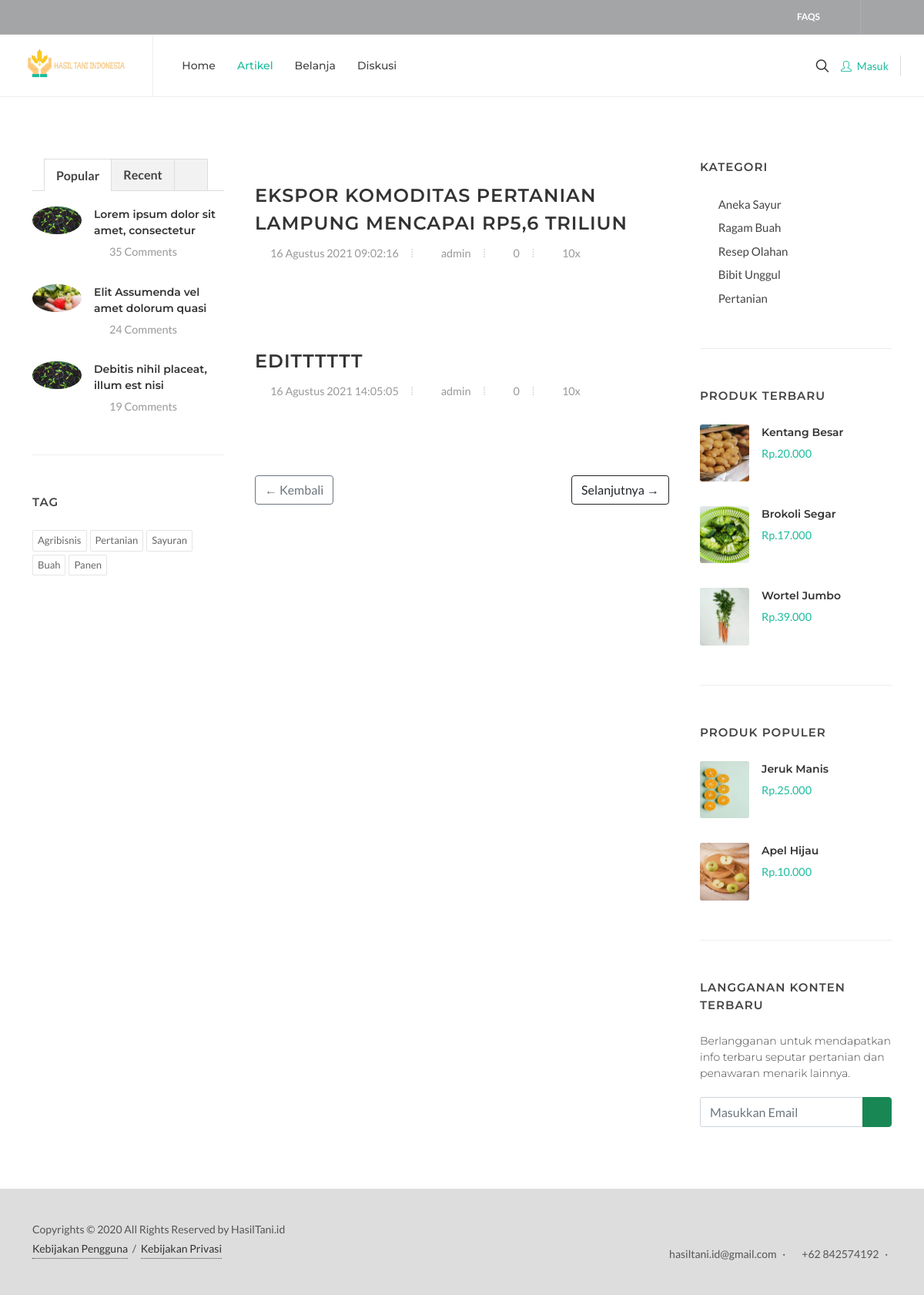
Page /index.php/artikel on the committed database.
### tables this page shows
CREATE TABLE `artikel` (
  `artikel_id` int(30) NOT NULL,
  `nama_kategori` varchar(100) NOT NULL,
  `user_id` int(11) NOT NULL,
  `judul` varchar(100) NOT NULL,
  `deskripsi` text NOT NULL,
  `tags` varchar(100) NOT NULL,
  `thumbnail_artikel` varchar(100) NOT NULL,
  `jumlah_dibaca` int(11) NOT NULL,
  `created_at` datetime NOT NULL DEFAULT current_timestamp(),
  `is_publish` tinyint(4) NOT NULL DEFAULT 1
);

### application/controllers/Artikel.php (called while the page is built, shortened)
<?php
class Artikel extends CI_Controller {
	public function __construct()
	{
		$this->load->model('M_artikel', 'artikel');
	}
	public function index() {
		$data['artikel'] = $this->artikel->list();
		$data['title'] = 'Artikel - HasilTani';
		$this->load->view('artikel/index', $data);
	}
}

### index.php (called while the page is built, shortened)
<?php
require_once BASEPATH.'core/CodeIgniter.php';

### application/models/M_artikel.php (called while the page is built, shortened)
<?php
class M_artikel extends CI_Model {
	public function __construct()
	{
		$this->table = 'artikel';
	}
	public function list() {
		return $this->db->get($this->table)->result_array();
	}
}

### application/helpers/app_helper.php (called while the page is built, shortened)
<?php
if (!function_exists('tanggal')) {
  function tanggal($data)
  {
    if ($data != "") {
      $origin = explode('-', $data);
      $year    = $origin[0];
      $month    = bulan($origin[1]);
      $originday    = explode(' ', $origin[2]);
      $day    = $originday[0];
      $time    = $originday[1];
      $newdatetime = $day . ' ' . $month . ' ' . $year . ' ' . $time;
    } else {
      $newdatetime = "";
    }
    return $newdatetime;
  }
}
if (!function_exists('bulan')) {
  function bulan($bulan)
  {
    switch ($bulan) {
      case 8:
      $bulan = "Agustus";
      break;
    }
    return $bulan;
  }
}
?>

### application/views/artikel/section/list_postingan.php (the view, shortened to what this page needs)
<div class="postcontent col-lg-6">
  <div id="posts" class="row grid-container gutter-30">
    <?php foreach ($artikel as $row): ?>
      <div class="entry col-12">
        <div class="grid-inner">
          <div class="entry-title">
            <h2><a href="<?= base_url('artikel/read/').$row['artikel_id'] ?>"><?= $row['judul'] ?></a></h2>
          </div>
          <div class="entry-meta">
            <ul>
              <li><i class="icon-calendar3"></i> <?= tanggal($row['created_at']) ?></li>
              <li><a href="#"><i class="icon-user"></i> admin</a></li>
              <li><a href="#comments"><i class="icon-comments"></i> 0</a></li>
              <li><a href="#"><i class="icon-eye"></i> 10x</a></li>
            </ul>
          </div>
        </div>
      </div>
    <?php endforeach ?>
  </div>
  <div class="d-flex justify-content-between mt-5">
    <a href="#" class="btn btn-outline-secondary">&larr; Kembali</a>
    <a href="#" class="btn btn-outline-dark">Selanjutnya &rarr;</a>
  </div>
</div>

### assets/css/colors.css (style rules this page uses)
:root { --themecolor: #1ABC9C; }
a, h1 > span:not(.nocolor):not(.badge), h2 > span:not(.nocolor):not(.badge), h3 > span:not(.nocolor):not(.badge), h4 > span:not(.nocolor):not(.badge), h5 > span:not(.nocolor):not(.badge), h6 > span:not(.nocolor):not(.badge), .header-extras li .he-text span, .menu-item:hover > .menu-link, .menu-item.current > .menu-link, .dark .menu-item:hover > .menu-link, .dark .menu-item.current > .menu-link, .top-cart-item-desc a:hover, .top-cart-action .top-checkout-price, .breadcrumb a:hover, .grid-filter li:not(.activeFilter) a:hover, .portfolio-desc h3 a:hover, #portfolio-navigation a:hover, .entry-title h2 a:hover, .entry-title h3 a:hover, .entry-title h4 a:hover, .post-timeline .entry:hover .entry-timeline, .post-timeline .entry:hover .timeline-divider, .comment-content .comment-author a:hover, .product-title h3 a:hover, .single-product .product-title h2 a:hover, .product-price ins, .single-product .product-price, .process-steps li.active h5, .process-steps li.ui-tabs-active h5, .tab-nav-lg li.ui-tabs-active a, .team-title span, .btn-link, .page-link, .page-link:hover, .page-link:focus, .fbox-plain .fbox-icon i, .fbox-plain .fbox-icon img, .fbox-border .fbox-icon i, .fbox-border .fbox-icon img, .iconlist > li [class^="icon-"]:first-child, .dark .menu-item:hover > .menu-link, .dark .menu-item.current > .menu-link, .dark .top-cart-item-desc a:hover, .dark .breadcrumb a:hover, .dark .portfolio-desc h3 a:hover, .dark #portfolio-navigation a:hover, .dark .entry-title h2 a:hover, .dark .entry-title h3 a:hover, .dark .entry-title h4 a:hover, .dark .product-title h3 a:hover, .dark .single-product .product-title h2 a:hover, .dark .product-price ins, .dark .tab-nav-lg li.ui-tabs-active a { color: var(--themecolor); }

### rows in the picture
artikel: judul "EKSPOR KOMODITAS PERTANIAN LAMPUNG MENCAPAI RP5,6 TRILIUN", created_at "16 Agustus 2021 09:02:16"
artikel: judul "EDITTTTTT", created_at "16 Agustus 2021 14:05:05"
